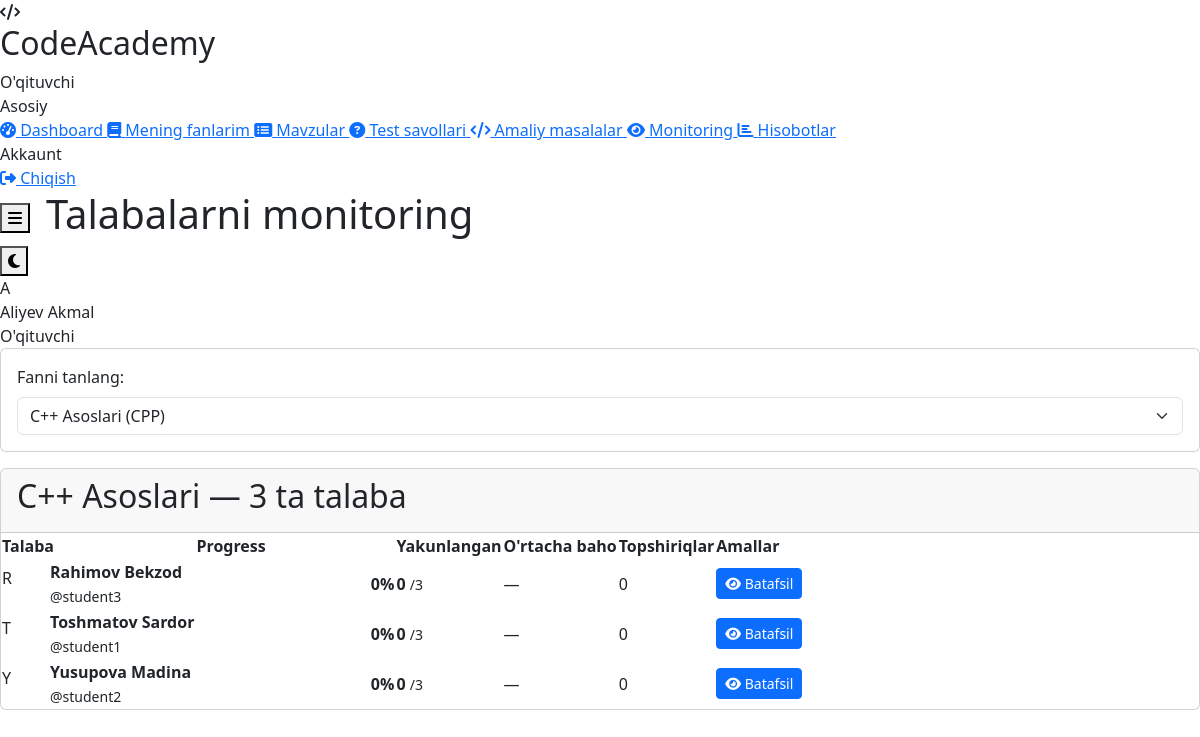
The app's page /teacher/monitoring.php?subject_id=1 (signed in) with its own data.
### tables this page shows
CREATE TABLE `users` (
    `id` INT UNSIGNED AUTO_INCREMENT PRIMARY KEY,
    `full_name` VARCHAR(150) NOT NULL,
    `username` VARCHAR(50) NOT NULL UNIQUE,
    `email` VARCHAR(100) NOT NULL UNIQUE,
    `password` VARCHAR(255) NOT NULL,
    `role` ENUM('admin', 'teacher', 'student') NOT NULL DEFAULT 'student',
    `avatar` VARCHAR(255) DEFAULT 'default.png',
    `phone` VARCHAR(20) DEFAULT NULL,
    `status` ENUM('active', 'blocked', 'pending') NOT NULL DEFAULT 'active',
    `language` ENUM('uz', 'ru', 'en') NOT NULL DEFAULT 'uz',
    `last_login` TIMESTAMP NULL DEFAULT NULL,
    `created_at` TIMESTAMP DEFAULT CURRENT_TIMESTAMP,
    `updated_at` TIMESTAMP DEFAULT CURRENT_TIMESTAMP ON UPDATE CURRENT_TIMESTAMP,
    INDEX `idx_role` (`role`),
    INDEX `idx_status` (`status`)
);

CREATE TABLE `subjects` (
    `id` INT UNSIGNED AUTO_INCREMENT PRIMARY KEY,
    `name` VARCHAR(150) NOT NULL,
    `description` TEXT,
    `programming_language` ENUM('cpp', 'java', 'python', 'javascript', 'php', 'csharp') NOT NULL,
    `image` VARCHAR(255) DEFAULT 'default-subject.jpg',
    `created_by` INT UNSIGNED NOT NULL,
    `status` ENUM('active', 'inactive') DEFAULT 'active',
    `created_at` TIMESTAMP DEFAULT CURRENT_TIMESTAMP,
    `updated_at` TIMESTAMP DEFAULT CURRENT_TIMESTAMP ON UPDATE CURRENT_TIMESTAMP,
    FOREIGN KEY (`created_by`) REFERENCES `users`(`id`) ON DELETE CASCADE,
    INDEX `idx_language` (`programming_language`)
);

### includes/auth.php (called while the page is built, shortened)
<?php
require_once __DIR__ . '/db.php';
class Auth {
    public static function isLoggedIn() {
        return true;
    }
    public static function user() {
        return db()->fetchOne("SELECT * FROM users WHERE id = ?", [$_SESSION['user_id']]);
    }
}

### includes/db.php (called while the page is built, shortened)
<?php
class Database {
    private static $instance = null;
    private $pdo;
    private function __construct() {
        try {
            $dsn = "mysql:host=" . DB_HOST . ";dbname=" . DB_NAME . ";charset=" . DB_CHARSET;
            $options = [
                PDO::ATTR_ERRMODE => PDO::ERRMODE_EXCEPTION,
                PDO::ATTR_DEFAULT_FETCH_MODE => PDO::FETCH_ASSOC,
                PDO::ATTR_EMULATE_PREPARES => false,
                PDO::MYSQL_ATTR_INIT_COMMAND => "SET NAMES utf8mb4 COLLATE utf8mb4_unicode_ci"
            ];
            $this->pdo = new PDO($dsn, DB_USER, DB_PASS, $options);
        } catch (PDOException $e) {
            if (DEBUG_MODE) {
                die("Database ulanish xatosi: " . $e->getMessage());
            } else {
                die("Database bilan ulanishda xatolik yuz berdi.");
            }
        }
    }
    public static function getInstance() {
        if (self::$instance === null) {
            self::$instance = new self();
        }
        return self::$instance;
    }
    public function query($sql, $params = []) {
        $stmt = $this->pdo->prepare($sql);
        $stmt->execute($params);
        return $stmt;
    }
    public function fetchOne($sql, $params = []) {
        return $this->query($sql, $params)->fetch();
    }
    public function fetchAll($sql, $params = []) {
        return $this->query($sql, $params)->fetchAll();
    }
}
function db() {
    return Database::getInstance();
}

### includes/functions.php (called while the page is built, shortened)
<?php
function e($string) {
    return htmlspecialchars($string ?? '', ENT_QUOTES, 'UTF-8');
}

### teacher/monitoring.php (the view, shortened to what this page needs)
<?php
$pageTitle = 'Talabalarni monitoring';
require_once __DIR__ . '/../includes/auth.php';
require_once __DIR__ . '/../includes/functions.php';
$teacherId = $_SESSION['user_id'];
$subjectId = (int)($_GET['subject_id'] ?? 0);
$mySubjects = db()->fetchAll(
    "SELECT s.* FROM subjects s
     JOIN subject_teachers st ON s.id = st.subject_id
     WHERE st.teacher_id = ?", [$teacherId]
);
$students = [];
$selectedSubject = null;
if ($subjectId) {
    $selectedSubject = db()->fetchOne(
        "SELECT s.* FROM subjects s
         JOIN subject_teachers st ON s.id = st.subject_id
         WHERE s.id = ? AND st.teacher_id = ?", [$subjectId, $teacherId]
    );
    if ($selectedSubject) {
        $students = db()->fetchAll(
            "SELECT u.id, u.full_name, u.username, u.email,
                (SELECT COUNT(*) FROM topics WHERE subject_id = ? AND status = 'published') as total_topics,
                (SELECT COUNT(*) FROM student_progress sp
                    JOIN topics t ON sp.topic_id = t.id
                    WHERE sp.student_id = u.id AND t.subject_id = ?
                    AND sp.content_read = 1 AND sp.video_watched = 1
                    AND sp.test_passed = 1 AND sp.task_completed = 1
                ) as completed_topics,
                (SELECT AVG(grade) FROM grades WHERE student_id = u.id AND subject_id = ?) as avg_grade,
                (SELECT COUNT(*) FROM task_submissions ts
                    JOIN tasks t ON ts.task_id = t.id
                    JOIN topics tp ON t.topic_id = tp.id
                    WHERE ts.student_id = u.id AND tp.subject_id = ?
                ) as submission_count
             FROM users u
             JOIN subject_students ss ON u.id = ss.student_id
             WHERE ss.subject_id = ?
             ORDER BY u.full_name",
            [$subjectId, $subjectId, $subjectId, $subjectId, $subjectId]
        );
    }
}
require_once __DIR__ . '/../includes/header.php';
?>
<div class="card mb-3">
    <div class="card-body">
        <form method="GET">
            <label class="form-label">Fanni tanlang:</label>
            <select name="subject_id" class="form-select" onchange="this.form.submit()">
                <?php foreach ($mySubjects as $s): ?>
                    <option value="<?= $s['id'] ?>" <?= $subjectId === (int)$s['id'] ? 'selected' : '' ?>>
                        <?= e($s['name']) ?> (<?= strtoupper($s['programming_language']) ?>)
                    </option>
                <?php endforeach; ?>
            </select>
        </form>
    </div>
</div>
<?php if ($selectedSubject): ?>
    <div class="card">
        <div class="card-header">
            <h2><?= e($selectedSubject['name']) ?> — <?= count($students) ?> ta talaba</h2>
        </div>
        <div class="table-wrapper">
            <table class="data-table">
                <thead>
                    <tr>
                        <th>Talaba</th>
                        <th>Progress</th>
                        <th>Yakunlangan</th>
                        <th>O'rtacha baho</th>
                        <th>Topshiriqlar</th>
                        <th>Amallar</th>
                    </tr>
                </thead>
                <tbody>
                    <?php foreach ($students as $st):
                        $progressPercent = $st['total_topics'] > 0 ? round(($st['completed_topics'] / $st['total_topics']) * 100) : 0;
                        $avgGrade = (float)($st['avg_grade'] ?? 0);
                    ?>
                        <tr>
                            <td>
                                <div style="display: flex; align-items: center; gap: 0.75rem;">
                                    <div class="user-avatar" style="width: 36px; height: 36px;">
                                        <?= strtoupper(substr($st['full_name'], 0, 1)) ?>
                                    </div>
                                    <div>
                                        <strong><?= e($st['full_name']) ?></strong>
                                        <br><small style="color: var(--text-tertiary);">@<?= e($st['username']) ?></small>
                                    </div>
                                </div>
                            </td>
                            <td style="min-width: 200px;">
                                <div style="display: flex; align-items: center; gap: 0.5rem;">
                                    <div style="flex: 1; height: 8px; background: var(--bg-tertiary); border-radius: 100px;">
                                    </div>
                                    <span style="font-weight: 600; min-width: 40px; text-align: right;"><?= $progressPercent ?>%</span>
                                </div>
                            </td>
                            <td>
                                <span style="font-weight: 600;"><?= $st['completed_topics'] ?></span>
                                <small style="color: var(--text-tertiary);">/<?= $st['total_topics'] ?></small>
                            </td>
                            <td>
                                <?php if ($avgGrade > 0): ?>
                                    <span class="badge badge-<?= gradeColor(round($avgGrade)) ?>">
                                        <?= number_format($avgGrade, 2) ?>
                                    </span>
                                <?php else: ?>
                                    <span style="color: var(--text-tertiary);">—</span>
                                <?php endif; ?>
                            </td>
                            <td><?= $st['submission_count'] ?></td>
                            <td>
                                <a href="<?= SITE_URL ?>/teacher/student_detail.php?student_id=<?= $st['id'] ?>&subject_id=<?= $subjectId ?>"
                                   class="btn btn-sm btn-primary">
                                    <i class="fas fa-eye"></i> Batafsil
                                </a>
                            </td>
                        </tr>
                    <?php endforeach; ?>
                </tbody>
            </table>
        </div>
    </div>
<?php endif; ?>
<?php require_once __DIR__ . '/../includes/footer.php'; ?>

### includes/header.php (shortened to what this page needs)
<?php
require_once __DIR__ . '/auth.php';
require_once __DIR__ . '/functions.php';
$user = Auth::user();
$role = $user['role'];
$currentPage = basename($_SERVER['PHP_SELF']);
$pageTitle = $pageTitle ?? 'Dashboard';
$menus = [
    'admin' => [
        ['url' => 'dashboard.php', 'icon' => 'fa-tachometer-alt', 'title' => 'Dashboard'],
        ['url' => 'users.php', 'icon' => 'fa-users', 'title' => 'Foydalanuvchilar'],
        ['url' => 'subjects.php', 'icon' => 'fa-book', 'title' => 'Fanlar'],
        ['url' => 'assignments.php', 'icon' => 'fa-link', 'title' => 'Biriktirish'],
        ['url' => 'reports.php', 'icon' => 'fa-chart-bar', 'title' => 'Hisobotlar'],
        ['url' => 'settings.php', 'icon' => 'fa-cog', 'title' => 'Sozlamalar'],
        ['url' => 'logs.php', 'icon' => 'fa-history', 'title' => 'Loglar'],
    ],
    'teacher' => [
        ['url' => 'dashboard.php', 'icon' => 'fa-tachometer-alt', 'title' => 'Dashboard'],
        ['url' => 'my_subjects.php', 'icon' => 'fa-book', 'title' => 'Mening fanlarim'],
        ['url' => 'topics.php', 'icon' => 'fa-list-alt', 'title' => 'Mavzular'],
        ['url' => 'questions.php', 'icon' => 'fa-question-circle', 'title' => 'Test savollari'],
        ['url' => 'tasks.php', 'icon' => 'fa-code', 'title' => 'Amaliy masalalar'],
        ['url' => 'monitoring.php', 'icon' => 'fa-eye', 'title' => 'Monitoring'],
        ['url' => 'reports.php', 'icon' => 'fa-chart-bar', 'title' => 'Hisobotlar'],
    ],
    'student' => [
        ['url' => 'dashboard.php', 'icon' => 'fa-tachometer-alt', 'title' => 'Dashboard'],
        ['url' => 'my_subjects.php', 'icon' => 'fa-book', 'title' => 'Mening fanlarim'],
        ['url' => 'grades.php', 'icon' => 'fa-medal', 'title' => 'Mening baholarim'],
        ['url' => 'my_submissions.php', 'icon' => 'fa-code', 'title' => 'Mening yechimlarim'],
        ['url' => 'ai_assistant.php', 'icon' => 'fa-robot', 'title' => 'AI Yordamchi'],
        ['url' => 'profile.php', 'icon' => 'fa-user', 'title' => 'Profil'],
    ]
];
$menu = $menus[$role] ?? [];
?>
<!DOCTYPE html>
<html lang="uz">
<head>
    <link href="https://cdnjs.cloudflare.com/ajax/libs/font-awesome/6.4.0/css/all.min.css" rel="stylesheet">
    <link href="https://cdn.jsdelivr.net/npm/bootstrap@5.3.0/dist/css/bootstrap.min.css" rel="stylesheet">
    <link rel="stylesheet" href="<?= SITE_URL ?>/assets/css/style.css">
</head>
<body>
    <div class="app-layout">
        <aside class="sidebar">
            <div class="sidebar-header">
                <div class="logo-icon">
                    <i class="fas fa-code"></i>
                </div>
                <div>
                    <h2>CodeAcademy</h2>
                    <span><?php
                        echo $role === 'admin' ? 'Admin Panel'
                            : ($role === 'teacher' ? 'O\'qituvchi' : 'Talaba');
                    ?></span>
                </div>
            </div>
            <nav class="sidebar-nav">
                <div class="sidebar-section">Asosiy</div>
                <?php foreach ($menu as $item): ?>
                    <a href="<?= SITE_URL ?>/<?= $role ?>/<?= $item['url'] ?>"
                       class="sidebar-link <?= $currentPage === $item['url'] ? 'active' : '' ?>">
                        <i class="fas <?= $item['icon'] ?>"></i>
                        <span><?= e($item['title']) ?></span>
                    </a>
                <?php endforeach; ?>
                <div class="sidebar-section">Akkaunt</div>
                <a href="<?= SITE_URL ?>/logout.php" class="sidebar-link"
                   data-confirm="Tizimdan chiqmoqchimisiz?">
                    <i class="fas fa-sign-out-alt"></i>
                    <span>Chiqish</span>
                </a>
            </nav>
        </aside>
        <div class="main-content">
            <header class="top-header">
                <div style="display: flex; align-items: center; gap: 1rem;">
                    <button class="menu-toggle">
                        <i class="fas fa-bars"></i>
                    </button>
                    <h1 class="page-title"><?= e($pageTitle) ?></h1>
                </div>
                <div class="header-actions">
                    <button class="theme-toggle" title="Mavzuni o'zgartirish">
                        <i class="fas fa-moon"></i>
                    </button>
                    <div class="user-menu">
                        <div class="user-avatar">
                            <?= strtoupper(substr($user['full_name'], 0, 1)) ?>
                        </div>
                        <div>
                            <div class="user-name"><?= e($user['full_name']) ?></div>
                            <div class="user-role">
                                <?= $role === 'admin' ? 'Administrator'
                                    : ($role === 'teacher' ? 'O\'qituvchi' : 'Talaba') ?>
                            </div>
                        </div>
                    </div>
                </div>
            </header>
            <main class="page-content fade-in">

### records on screen
users: full_name "A", full_name "Aliyev Akmal"
subjects: name "C++ Asoslari"
users: full_name "R", full_name "Rahimov Bekzod", username "student3", progressPercent "0", completed_topics "0", total_topics "3", submission_count "0"
users: full_name "T", full_name "Toshmatov Sardor", username "student1", progressPercent "0", completed_topics "0", total_topics "3", submission_count "0"
users: full_name "Y", full_name "Yusupova Madina", username "student2", progressPercent "0", completed_topics "0", total_topics "3", submission_count "0"

### other values on screen
$item['title'] "Dashboard"
$item['title'] "Mening fanlarim"
$item['title'] "Mavzular"
$item['title'] "Test savollari"
$item['title'] "Amaliy masalalar"
$item['title'] "Monitoring"
$item['title'] "Hisobotlar"
$pageTitle "Talabalarni monitoring"
count($students) "3"
form field subject_id "C++ Asoslari (CPP)"
